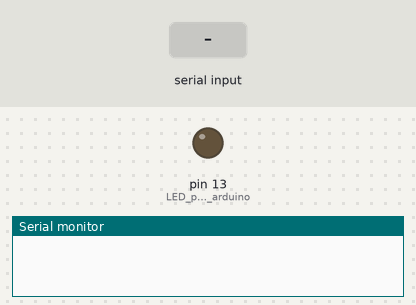
A sketch run on a simulated Arduino Uno, built with avr-gcc and run on an emulated ATmega328P. Shown: output pins drawn as LEDs (lit = HIGH), the last lines printed to the serial monitor. Inputs (shaded band) come from the test bench.

Above: at 1.2 s.
1.3 s: "0" received over Serial
At 2.4 s:
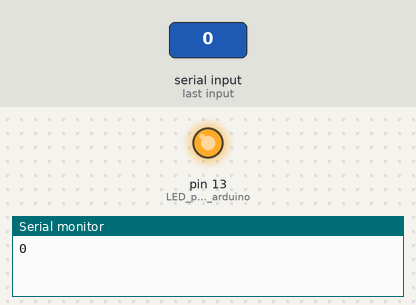
2.8 s: "1" received over Serial
At 3.5 s:
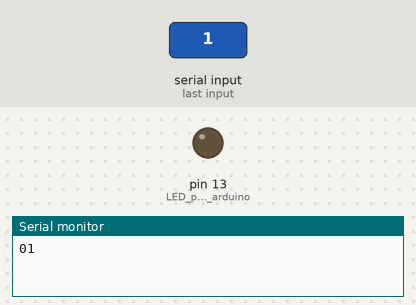
Timing chart, 0 to 5.8 s (numbered marks = the images above; inputs shaded):
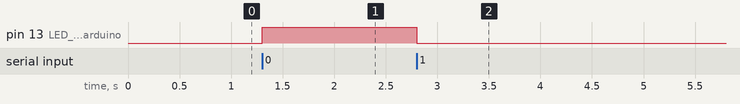

Measured:
- after the input at 1.3 s, pin 13 (LED_pin_on_arduino): LOW → HIGH at once
- after the input at 2.8 s, pin 13 (LED_pin_on_arduino): HIGH → LOW at once

The sketch:

python_tkinter_led.ino
```cpp
/*
file  : arduino_tkinter_led.ino
author: Ming-Chang Lee
email : alan9956@gmail.com
RWEPA : http://rwepa.blogspot.tw/
date  : 2021.5.28
*/

// 參考 NARESH KUMAR T & THILEEPAN S, Arduino + Python Programming for Robots, 2020.

// 宣告變數
char serialData;

// 初使化設定
void setup() {
  pinMode(13, OUTPUT); // LED pin on arduino
  Serial.begin(9600);
}

// 執行主程式
void loop() {
  if (Serial.available() > 0) { // 收到 Python 資料進行判斷
    serialData = Serial.read(); // 儲存序列資料
    Serial.print(serialData); // 列印序列資料

    if(serialData == '0') {
      digitalWrite(13, HIGH); //開啟LED
    }
  } else if(serialData == '1') {
    digitalWrite(13, LOW); //關閉LED
  }
}
```
